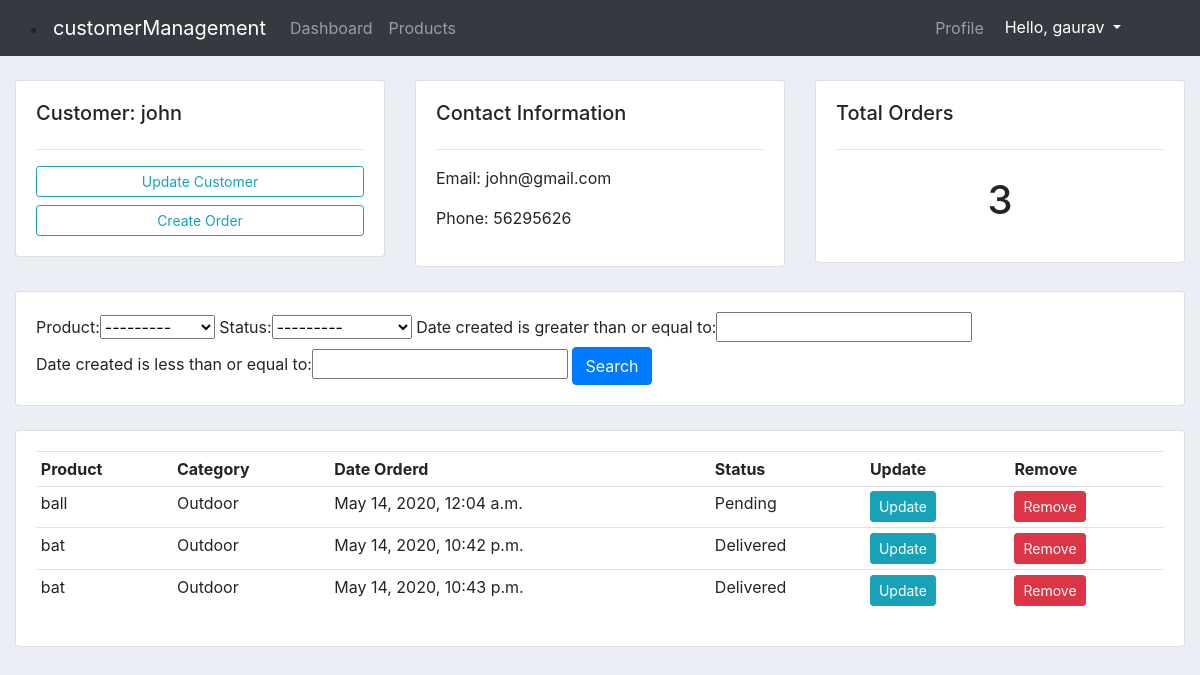
The page /customer/1 (signed in) on the database as committed earlier.
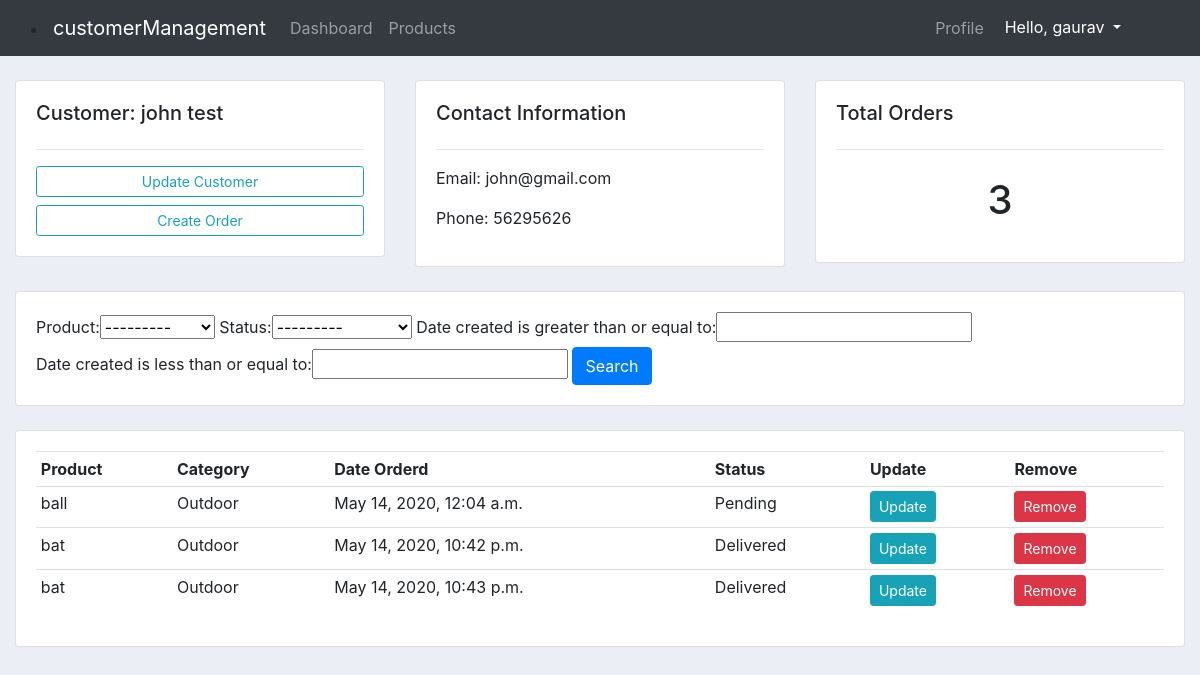
The same page on the database as committed later.
### accounts/models.py (models this page shows, shortened)
class Customer(models.Model):
    user = models.OneToOneField(User, null=True, blank=True, on_delete=models.CASCADE)
    name = models.CharField(max_length=200, null=True)
    phone = models.CharField(max_length=200, null=True)
    email = models.EmailField(null=True)
    profile_pic = models.ImageField(default="profile_pic.jpg",null=True, blank=True)
    date_created = models.DateTimeField(auto_now_add=True)

### accounts/decorators.py (the view)
        def wrapper_func(request, *args, **kwargs):
            group = None
            if request.user.groups.exists():
                group = request.user.groups.all()[0].name
            if group in allowed_roles:
                return view_func(request, *args, **kwargs)
            else:
                return HttpResponse('You are not authorized to view this page')

### accounts/models.py (called while the page is built)
    def __str__(self):
        return self.name

### accounts/views.py (called while the page is built)
@login_required(login_url="loginuser")
@allowed_users(allowed_roles=['admin'])
def customer(request, pk):
    customer = Customer.objects.get(id=pk)
    orders = customer.order_set.all()
    total_orders = orders.count()
    myFilter = OrderFilter(request.GET, queryset=orders)
    orders = myFilter.qs
    context = {
        'customer':customer,
        'orders':orders,
        'total_orders':total_orders,
        'myFilter':myFilter
    }
    return render(request, 'accounts/customer.html',context)

### accounts/templates/accounts/customer.html
{%  extends 'accounts/main.html' %}
{% block content %}
	<br>
<div class="row">
	<div class="col-md">
		<div class="card card-body">
			<h5>Customer: {{customer.name}}</h5>
			<hr>
			<a class="btn btn-outline-info  btn-sm btn-block" href="">Update Customer</a>
			<a class="btn btn-outline-info  btn-sm btn-block" href="{% url 'create_order' customer.id %}">Create Order</a>
		</div>
	</div>
	<div class="col-md">
		<div class="card card-body">
			<h5>Contact Information</h5>
			<hr>
			<p>Email: {{ customer.email}}</p>
			<p>Phone: {{ customer.phone}}</p>
		</div>
	</div>
	<div class="col-md">
		<div class="card card-body">
			<h5>Total Orders</h5>
			<hr>
			<h1 style="text-align: center;padding: 10px">{{total_orders}}</h1>
		</div>
	</div>
</div>
<br>
<div class="row">
	<div class="col">
		<div class="card card-body">
			<form method="get">
				{{myFilter.form}}
		    <button class="btn btn-primary" type="submit">Search</button>
		  </form>
		</div>
	</div>
</div>
<br>
<div class="row">
	<div class="col-md">
		<div class="card card-body">
			<table class="table table-sm">
				<tr>
					<th>Product</th>
					<th>Category</th>
					<th>Date Orderd</th>
					<th>Status</th>
					<th>Update</th>
					<th>Remove</th>
				</tr>
				{% for order in orders %}
					<tr>
						<td>{{order.product}}</td>
						<td>{{order.product.category}}</td>
						<td>{{order.date_created}}</td>
						<td>{{order.status}}</td>
						<td><a class=" btn btn-sm btn-info"href="{% url 'update_order' order.id %}">Update</a></td>
						<td><a class="btn btn-sm btn-danger" href="{% url 'delete_order' order.id %}">Remove</a></td>
					</tr>
				{% endfor %}
			</table>
		</div>
	</div>
</div>
{% endblock %}

Rows that differ between the two databases and show on the page:
changed Customer "john@gmail.com": name "john" → "john test"
